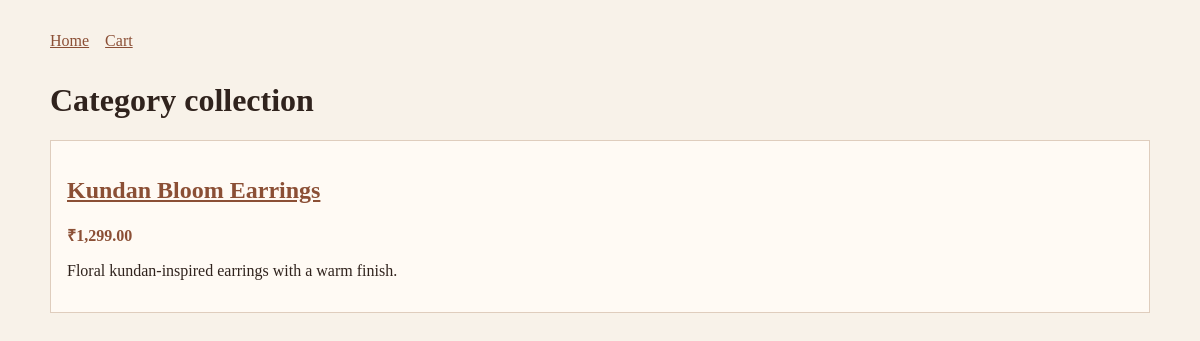
Screenshot of /Day3/category.php?slug=earrings with the database file from the repository.
### tables this page shows
CREATE TABLE IF NOT EXISTS products (
    id BIGINT UNSIGNED AUTO_INCREMENT PRIMARY KEY,
    category_id BIGINT UNSIGNED NULL,
    name VARCHAR(180) NOT NULL,
    slug VARCHAR(200) NOT NULL UNIQUE,
    description TEXT NULL,
    price DECIMAL(10, 2) NOT NULL,
    stock_quantity INT UNSIGNED NOT NULL DEFAULT 0,
    image_path VARCHAR(255) NULL,
    is_active TINYINT(1) NOT NULL DEFAULT 1,
    created_at TIMESTAMP NOT NULL DEFAULT CURRENT_TIMESTAMP,
    updated_at TIMESTAMP NOT NULL DEFAULT CURRENT_TIMESTAMP ON UPDATE CURRENT_TIMESTAMP,
    CONSTRAINT fk_products_category FOREIGN KEY (category_id) REFERENCES categories(id) ON DELETE SET NULL
);

### Day3/catalog.php (called while the page is built, shortened)
<?php
function getProducts(PDO $database, ?string $categorySlug = null): array
{
    $sql = 'SELECT p.id, p.name, p.slug, p.description, p.price, p.stock_quantity, p.image_path, c.name AS category_name, c.slug AS category_slug
            FROM products p LEFT JOIN categories c ON c.id = p.category_id WHERE p.is_active = 1';
    $parameters = [];
    if ($categorySlug !== null && $categorySlug !== '') {
        $sql .= ' AND c.slug = :category_slug';
        $parameters['category_slug'] = $categorySlug;
    }
    $sql .= ' ORDER BY p.created_at DESC, p.name';
    $statement = $database->prepare($sql);
    $statement->execute($parameters);
    return $statement->fetchAll();
}

### Day3/category.php (the view, shortened to what this page needs)
<?php
require __DIR__ . '/bootstrap.php';
require __DIR__ . '/catalog.php';
$slug = trim((string) ($_GET['slug'] ?? ''));
$products = getProducts($database, $slug);
?>
<!doctype html><html lang="en"><head><meta charset="utf-8"><meta name="viewport" content="width=device-width,initial-scale=1"><title>Category | ShivKrupa</title><link rel="stylesheet" href="style.css"></head><body><nav><a href="index.php">Home</a><a href="../Day4/cart.php">Cart</a></nav><main><h1>Category collection</h1><div class="grid"><?php foreach ($products as $product): ?><article class="card"><a href="product.php?slug=<?= urlencode($product['slug']) ?>"><h2><?= htmlspecialchars($product['name'], ENT_QUOTES, 'UTF-8') ?></h2></a><p class="price">₹<?= number_format((float) $product['price'], 2) ?></p><p><?= htmlspecialchars((string) $product['description'], ENT_QUOTES, 'UTF-8') ?></p></article><?php endforeach; ?></div></main></body></html>

### Day3/style.css (style rules this page uses)
:root { font-family: Georgia, serif; color: #30231d; background: #f8f2e9; }
body { max-width: 1100px; margin: 0 auto; padding: 2rem; }
a { color: #8b4f35; }
nav { display: flex; gap: 1rem; flex-wrap: wrap; margin-bottom: 2rem; }
.grid { display: grid; grid-template-columns: repeat(auto-fit, minmax(220px, 1fr)); gap: 1rem; }
.card { background: #fffaf4; border: 1px solid #dfcdbd; padding: 1rem; }
.price { font-weight: bold; color: #8b4f35; }

### rows the page displays
products: name "Kundan Bloom Earrings", price "1,299.00", description "Floral kundan-inspired earrings with a warm finish."
